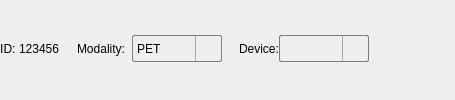
      <widget class="QGroupBox" name="groupBox_3">
       <property name="styleSheet">
        <string notr="true">QGroupBox{
	border: 0px solid rgb(125, 125, 125);
	border-bottom: 2px solid rgb(239, 239, 239);
	border-radius: 0px;
}</string>
       </property>
       <property name="title">
        <string/>
       </property>
       <layout class="QHBoxLayout" name="horizontalLayout_2" stretch="1,1,1,1,1,1,1,1,5">
        <property name="spacing">
         <number>0</number>
        </property>
        <property name="leftMargin">
         <number>0</number>
        </property>
        <property name="topMargin">
         <number>0</number>
        </property>
        <property name="rightMargin">
         <number>0</number>
        </property>
        <property name="bottomMargin">
         <number>0</number>
        </property>
        <item>
         <widget class="QPushButton" name="pushButton">
          <property name="styleSheet">
           <string notr="true">color: rgb(0, 0, 0);
font: 16px &quot;微软雅黑&quot;;
border: 0px;</string>
          </property>
          <property name="text">
           <string>ID: </string>
          </property>
          <property name="icon">
           <iconset>
            <selectedon>:/icon/petFile/samples_1@5x.png</selectedon>
           </iconset>
          </property>
          <property name="iconSize">
           <size>
            <width>40</width>
            <height>40</height>
           </size>
          </property>
         </widget>
        </item>
        <item>
         <widget class="QLabel" name="label_3">
          <property name="sizePolicy">
           <sizepolicy hsizetype="Expanding" vsizetype="Expanding">
            <horstretch>0</horstretch>
            <verstretch>0</verstretch>
           </sizepolicy>
          </property>
          <property name="styleSheet">
           <string notr="true">color: rgb(0, 0, 0);
font: 16px &quot;微软雅黑&quot;;</string>
          </property>
          <property name="text">
           <string>123456</string>
          </property>
         </widget>
        </item>
        <item>
         <spacer name="horizontalSpacer_2">
          <property name="orientation">
           <enum>Qt::Horizontal</enum>
          </property>
          <property name="sizeHint" stdset="0">
           <size>
            <width>40</width>
            <height>20</height>
           </size>
          </property>
         </spacer>
        </item>
        <item>
         <widget class="QLabel" name="label">
          <property name="styleSheet">
           <string notr="true">color: rgb(0, 0, 0);
font: 16px &quot;微软雅黑&quot;;</string>
          </property>
          <property name="text">
           <string>Modality:  </string>
          </property>
         </widget>
        </item>
        <item>
         <widget class="QComboBox" name="comboBox_modality">
          <property name="enabled">
           <bool>false</bool>
          </property>
          <property name="styleSheet">
           <string notr="true">QComboBox{
background-color: rgb(239,239,239);
color: rgb(0, 0, 0);
font: 16px &quot;微软雅黑&quot;;
height: 25px;
width: 60px;
border: 1px solid rgb(125, 125, 125);
border-radius: 2px;

}
QComboBox::drop-down {
 	subcontrol-origin:paddind;  
     subcontrol-position: top right;
     width: 25px;
 
     border-left-width: 1px;
     border-left-color: darkgray;
     border-left-style: solid; /* just a single line */
     border-top-right-radius: 3px; /* same radius as the QComboBox */
     border-bottom-right-radius: 3px;
 }
QComboBox:!editable, QComboBox::drop-down:editable {
	background-color: rgb(239,239,239);
        font: 16px &quot;微软雅黑&quot;;
	 color:black;
 }
QComboBox::down-arrow {  
	image: url(:/blackPull);
	height:20px;
	width:25px;
}
QComboBox QAbstractItemView {
	background-color: rgb(239,239,239);
        font: 16px &quot;微软雅黑&quot;;
     border: 1px solid darkgray;
     selection-background-color: lightgray;
	 selection-color:rgb(100, 100, 100);
 }</string>
          </property>
          <item>
           <property name="text">
            <string>PET</string>
           </property>
          </item>
          <item>
           <property name="text">
            <string>CT</string>
           </property>
          </item>
          <item>
           <property name="text">
            <string>PET/CT</string>
           </property>
          </item>
         </widget>
        </item>
        <item>
         <spacer name="horizontalSpacer">
          <property name="orientation">
           <enum>Qt::Horizontal</enum>
          </property>
          <property name="sizeHint" stdset="0">
           <size>
            <width>40</width>
            <height>20</height>
           </size>
          </property>
         </spacer>
        </item>
        <item>
         <widget class="QLabel" name="label_26">
          <property name="styleSheet">
           <string notr="true">color: rgb(0, 0, 0);
font: 16px &quot;微软雅黑&quot;;</string>
          </property>
          <property name="text">
           <string>Device:</string>
          </property>
         </widget>
        </item>
        <item>
         <widget class="QComboBox" name="comboBox_7">
          <property name="styleSheet">
           <string notr="true">QComboBox{
background-color: rgb(239,239,239);
color: rgb(0, 0, 0);
font: 16px &quot;微软雅黑&quot;;
height: 25px;
width: 60px;
border: 1px solid rgb(125, 125, 125);
border-radius: 2px;

}
QComboBox::drop-down {
 	subcontrol-origin:paddind;  
     subcontrol-position: top right;
     width: 25px;
 
     border-left-width: 1px;
     border-left-color: darkgray;
     border-left-style: solid; /* just a single line */
     border-top-right-radius: 3px; /* same radius as the QComboBox */
     border-bottom-right-radius: 3px;
 }
QComboBox:!editable, QComboBox::drop-down:editable {
	background-color: rgb(239,239,239);
        font: 16px &quot;微软雅黑&quot;;
	 color:black;
 }
QComboBox::down-arrow {  
	image: url(:/blackPull);
	height:20px;
	width:25px;
}
QComboBox QAbstractItemView {
	background-color: rgb(239,239,239);
        font: 16px &quot;微软雅黑&quot;;
     border: 1px solid darkgray;
     selection-background-color: lightgray;
	 selection-color:rgb(100, 100, 100);
 }</string>
          </property>
         </widget>
        </item>
        <item>
         <spacer name="horizontalSpacer_4">
          <property name="orientation">
           <enum>Qt::Horizontal</enum>
          </property>
          <property name="sizeHint" stdset="0">
           <size>
            <width>40</width>
            <height>20</height>
           </size>
          </property>
         </spacer>
        </item>
       </layout>
      </widget>
